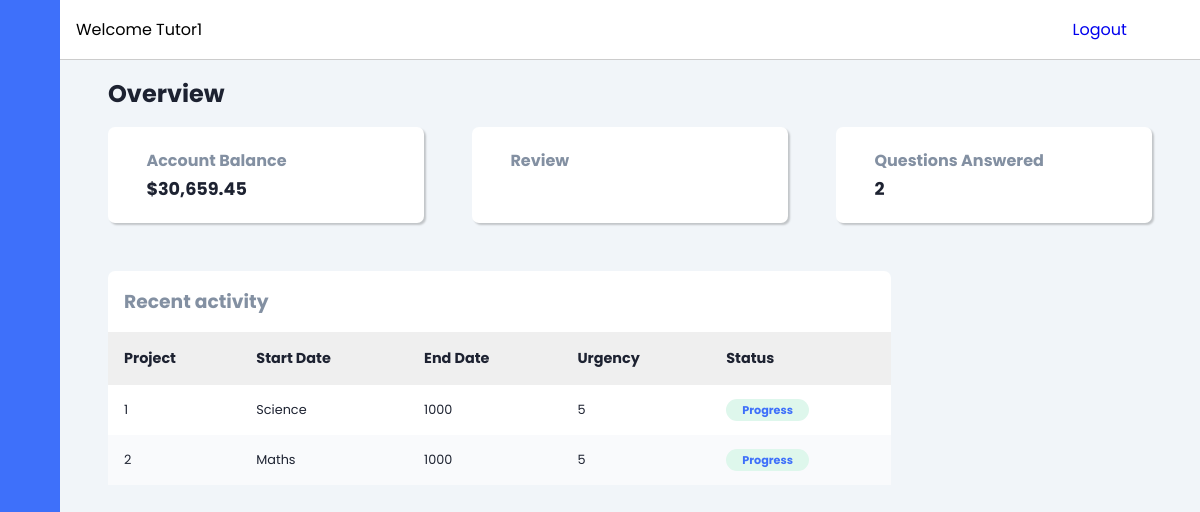
Page /tutor/dashboard (signed in) on the committed database.
### student/models.py (models this page shows, shortened)
class Bid(models.Model):
    id = models.AutoField(primary_key=True)
    tutor = models.ForeignKey(Tutor, on_delete=models.CASCADE, null=True, blank=True)
    project = models.ForeignKey(Question, on_delete=models.CASCADE, null=True, blank=True)
    is_selected = models.BooleanField(default=False)
    description=models.TextField(max_length=500, null=True)
    cost = models.CharField(max_length=50000, null=True)
    day = models.CharField(max_length=250, null=True)
    rating= models.IntegerField(blank=True,default=5)
    status = models.CharField(max_length=30, choices=COLOR_STATUS, default='Open')
    payment_status = models.IntegerField(choices = payment_status_choices, default=3)
    order_id = models.CharField(unique=True, max_length=100, null=True, blank=True, default=None)
    datetime_of_payment = models.DateTimeField(default=timezone.now)
    razorpay_order_id = models.CharField(max_length=500, null=True, blank=True)
    razorpay_payment_id = models.CharField(max_length=500, null=True, blank=True)
    razorpay_signature = models.CharField(max_length=500, null=True, blank=True)
    def __str__(self):
        return str(self.tutor.username) + str(' | ') + str(self.project.id)

class Question(models.Model):
    id = models.AutoField(primary_key=True)
    student = models.ForeignKey(Student, on_delete=models.CASCADE, null=True, blank=True)
    randomly_generated_id = models.UUIDField(unique=True, default=uuid.uuid4, editable=False)
    category = models.CharField(max_length=30, choices=categotry ,default='others')
    urgency= models.CharField(max_length=250, null=True)
    description=models.CharField(max_length=250, null=True)
    upload = models.FileField(upload_to ='static/media/', null=True)
    date = models.DateField(null=True)
    time = models.TimeField(null=True)
    def __str__(self):
        return str(self.category)

### Learning/views.py (the view)
# urls.py: path('tutor/dashboard', views.dashboard,name="dashboard"),
def dashboard(request):
    user=Tutor.objects.get(username=request.user)
    question=Bid.objects.filter(tutor=user)
    print(question)
    rating=0
    count=0
    for q in question:
        print(q.project)
        if q.is_selected :
            count+=1
            print(q.rating)
            rating=q.rating
    if count:
        rating=rating/count
    print(rating)
    context={
        'user' : request.user,
        'question' :question,
        'rating' :rating
    }
    return render(request, "tutor/dashboard.html", context)

### templates/tutor/dashboard.html (shortened to what this page needs)
{% load static %}
<!DOCTYPE html>
<html lang="en">
<head>
    <link rel="stylesheet" href="https://cdn.jsdelivr.net/gh/lykmapipo/themify-icons@0.1.2/css/themify-icons.css">
    <link rel="stylesheet" href="{% static 'css/style.css' %}">
</head>
<body>
    <div class="sidebar">
        <div class="sidebar-header">
        </div>
        <div class="sidebar-menu">
            <ul>
            </ul>
        </div>
    </div>
    <div class="main-content">
        <header>
            <div class="search-wrapper">
                <span>Welcome {{user.username |capfirst}}</span>
            </div>
            <div class="social-icons">
                <span ><a href="{% url 'logout' %}">Logout</a></span>
                <div></div>
            </div>
        </header>
        <main>
            <h2 class="dash-title">Overview</h2>
            <div class="dash-cards">
                <div class="card-single">
                    <div class="card-body">
                        <div>
                            <h5>Account Balance</h5>
                            <h4>$30,659.45</h4>
                        </div>
                    </div>
                </div>
                <div class="card-single">
                    <div class="card-body">
                        <div>
                            <h5>Review</h5>
                        </div>
                    </div>
                </div>
                <div class="card-single">
                    <div class="card-body">
                        <div>
                            <h5>Questions Answered</h5>
                            <h4>{{question | length}}</h4>
                        </div>
                    </div>
                </div>
            </div>
            <section class="recent">
                <div class="activity-grid">
                    <div class="activity-card">
                        <h3>Recent activity</h3>
                        <div class="table-responsive">
                            <table>
                                <thead>
                                    <tr>
                                        <th>Project</th>
                                        <th>Start Date</th>
                                        <th>End Date</th>
                                        <th>Urgency</th>
                                        <th>Status</th>
                                    </tr>
                                </thead>
                                <tbody>
                                    {% for q in question %}
                                    <tr>
                                        <td>{{q.id}}</td>
                                        <td>{{q.project}}</td>
                                        <td>{{q.cost}}</td>
                                        <td>{{q.day}}</td>
                                        <td>
                                            <span class="badge success">{{q.status}}</span>
                                        </td>
                                    </tr>
                                    {% endfor %}
                                </tbody>
                            </table>
                        </div>
                    </div>
                </div>
            </section>
        </main>
    </div>
</body>
</html>

### static/css/style.css (style rules this page uses)
:root { --main-color: #3e70fa; --color-dark: #1D2231; --text-grey: #8390A2; }
* { font-family: 'Poppins', sans-serif; margin: 0; padding: 0; text-decoration: none; list-style-type: none; box-sizing: border-box; }
.sidebar { height: 100%; width: 240px; position: fixed; left: 0; top: 0; z-index: 100; background: var(--main-color); color: #fff; overflow-y: auto; transition: width 500ms; }
.sidebar-header { display: flex; justify-content: space-between; align-items: center; height: 60px; padding: 0rem 1rem; }
.sidebar-menu { padding: 1rem; }
.main-content { position: relative; margin-left: 240px; transition: margin-left 500ms; }
header { position: fixed; left: 240px; top: 0; z-index: 100; width: calc(100% - 240px); background: #fff; height: 60px; padding: 0rem 1rem; display: flex; align-items: center; justify-content: space-between; border-bottom: 1px solid #ccc; transition: left 500ms; }
.search-wrapper { display: flex; align-items: center; }
.social-icons { display: flex; align-items: center; }
.social-icons span, .social-icons div { margin-left: 1.2rem; }
.social-icons div { height: 38px; width: 38px; background-size: cover; background-repeat: no-repeat; background-image: url(img/1.jpg); border-radius: 50%; }
main { margin-top: 60px; background: #f1f5f9; min-height: 90vh; padding: 1rem 3rem; }
.dash-title { color: var(--color-dark); margin-bottom: 1rem; }
.dash-cards { display: grid; grid-template-columns: repeat(3, 1fr); grid-column-gap: 3rem; }
.card-single { background: #fff; border-radius: 7px; box-shadow: 2px 2px 2px rgba(0,0,0,0.2); }
.card-body { padding: 1.3rem 1rem; display: flex; align-items: center; }
.card-body h5 { color: var(--text-grey); font-size: 1rem; }
.card-body h4 { color: var(--color-dark); font-size: 1.1rem; margin-top: .2rem; }
.recent { margin-top: 3rem; margin-bottom: 3rem; }
.activity-grid { display: grid; grid-template-columns: 75% 25%; grid-column-gap: 1.5rem; }
.activity-card, .summary-card, .bday-card { background: #fff; border-radius: 7px; }
.activity-card h3 { color: var(--text-grey); margin: 1rem; }
.activity-card table { width: 100%; border-collapse: collapse; }
.activity-card thead { background: #efefef; text-align: left; }
th, td { font-size: .9rem; padding: 1rem 1rem; color: var(--color-dark); }
td { font-size: .8rem; }
tbody tr:nth-child(even) { background: #f9fafc; }
.badge { padding: .2rem 1rem; border-radius: 20px; font-weight: 700; font-size: .7rem; }
.badge.success { background: #DEF7EC; color: var(--main-color); }
.table-responsive { overflow-x: auto; }
@media only screen and (max-width: 1200px) { .sidebar { width: 60px; z-index: 150; } }
@media only screen and (max-width: 1200px) { .sidebar .sidebar-header, .sidebar li { display: flex; justify-content: center; } }
@media only screen and (max-width: 1200px) { .main-content { margin-left: 60px; } }
@media only screen and (max-width: 1200px) { .main-content header { left: 60px; width: calc(100% - 60px); } }

### rows in the picture
Bid: id "1", project "Science", cost "1000", day "5", status "Progress"
Bid: id "2", project "Maths", cost "1000", day "5", status "Progress"

### other values in the picture
{{ user.username |capfirst }} "Tutor1"
{{ question | length }} "2"
